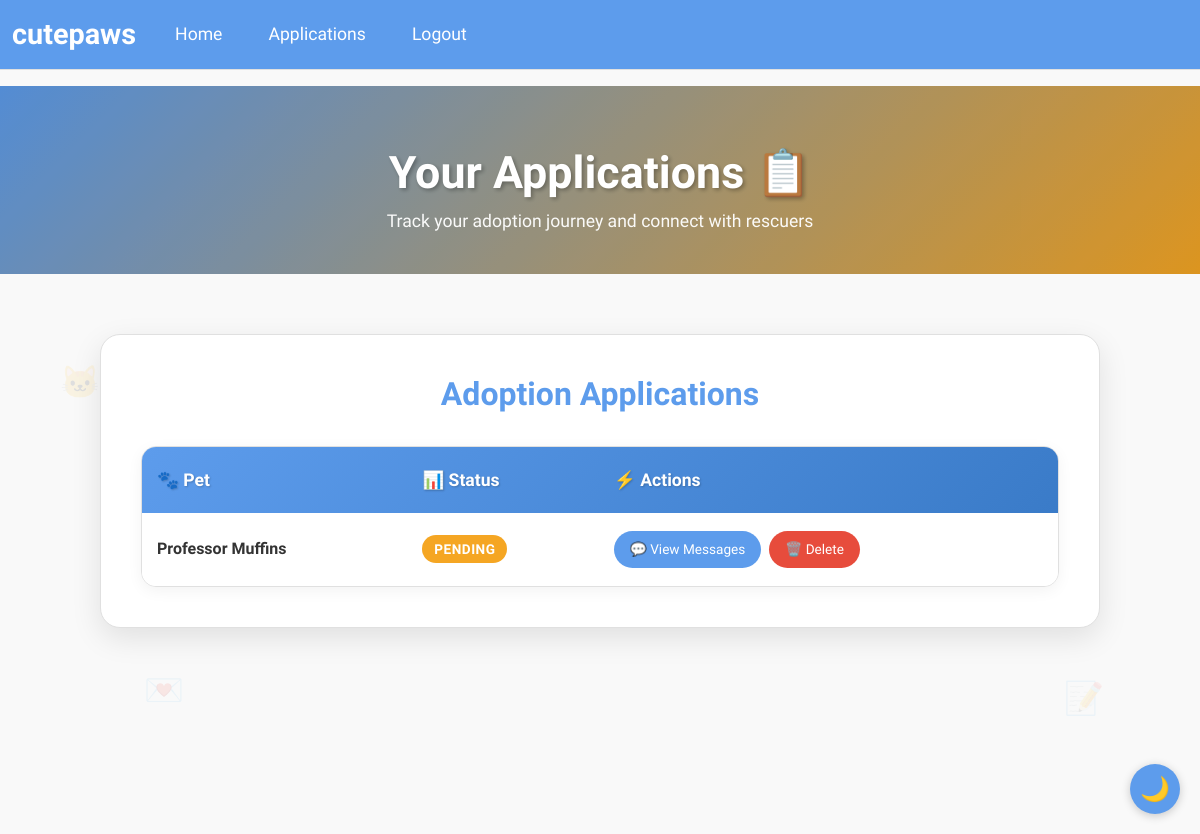
Page /applications (signed in) on the earlier database version.
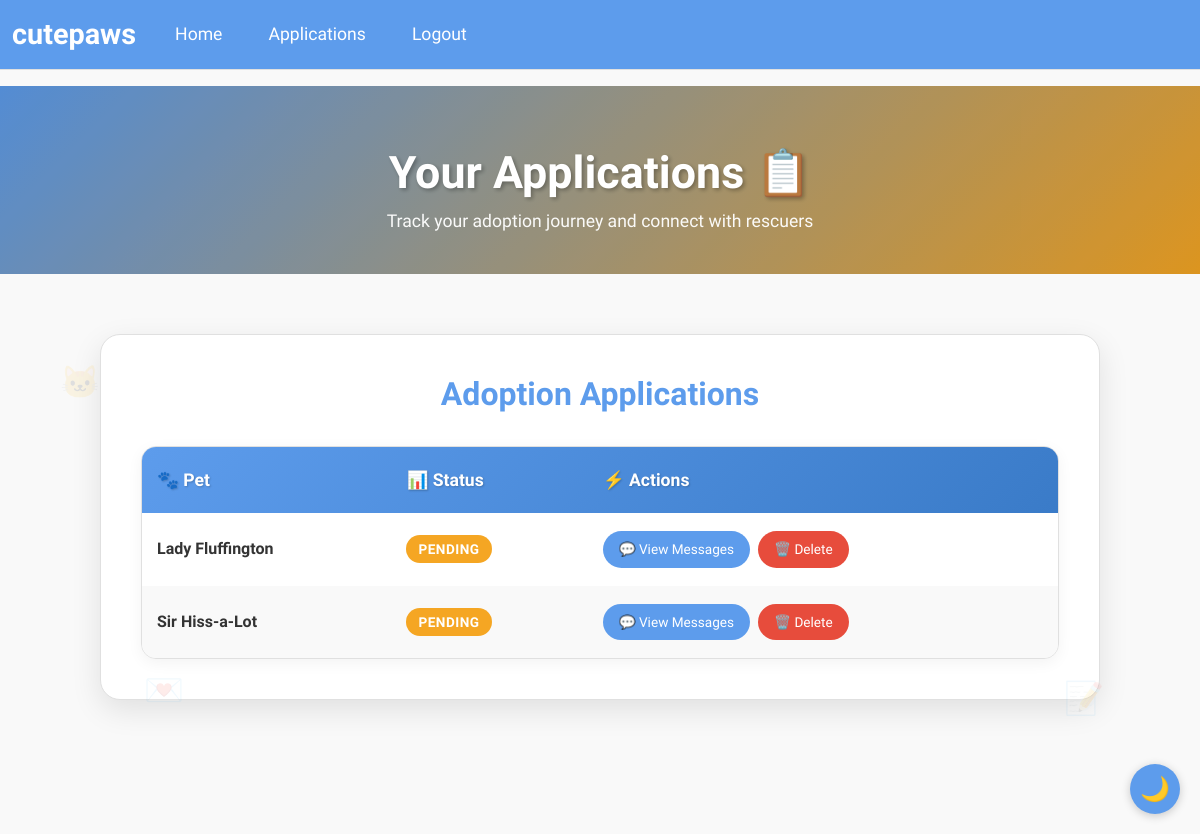
Same page on the later database version.
### wepsite/models.py (models this page shows)
class AdoptionApplication(db.Model):
    id = db.Column(db.Integer, primary_key=True)
    pet_id = db.Column(db.Integer, db.ForeignKey('pet.id'))
    user_id = db.Column(db.Integer, db.ForeignKey('user.id'))
    application_date = db.Column(db.DateTime, default=func.now())
    answers = db.Column(db.Text)
    status = db.Column(db.String(20), default='pending')
    created_at = db.Column(db.DateTime(timezone=True), default=lambda: datetime.now(timezone.utc))
    updated_at = db.Column(db.DateTime(timezone=True), default=lambda: datetime.now(timezone.utc), onupdate=lambda: datetime.now(timezone.utc))
    messages = db.relationship(
        'Message',
        backref='application',
        lazy=True,
        cascade="all, delete-orphan"
    )

class Pet(db.Model):
    id             = db.Column(db.Integer, primary_key=True)
    name           = db.Column(db.String(100))
    age            = db.Column(db.Integer)
    breed          = db.Column(db.String(100))
    description    = db.Column(db.Text)
    city           = db.Column(db.String(100))  # Changed from location to city
    image_filename = db.Column(db.String(200))
    is_adopted     = db.Column(db.Boolean, default=False)
    is_deleted = db.Column(db.Boolean, default=False)
    adoption_date = db.Column(db.DateTime)
    posted_by      = db.Column(db.Integer, db.ForeignKey('user.id'))
    poster = db.relationship('User', foreign_keys=[posted_by])
    created_at = db.Column(db.DateTime(timezone=True), default=lambda: datetime.now(timezone.utc))
    updated_at = db.Column(db.DateTime(timezone=True), default=lambda: datetime.now(timezone.utc), onupdate=lambda: datetime.now(timezone.utc))
    applications = db.relationship(
        'AdoptionApplication',
        backref="pet",
        lazy=True,
        cascade="all, delete-orphan"
    )

### wepsite/views.py (the view)
@views.route('/applications')
@login_required
def applications():
    if current_user.is_admin:
        apps = AdoptionApplication.query \
            .join(Pet) \
            .filter(Pet.posted_by == current_user.id) \
            .order_by(AdoptionApplication.id.desc()) \
            .all()
    else:
        apps = AdoptionApplication.query \
            .filter_by(user_id=current_user.id) \
            .order_by(AdoptionApplication.id.desc()) \
            .all()
    if not apps:
        flash('No applications found', 'info')
    for app in apps:
        app.unread = Message.query.filter(
            Message.application_id == app.id,
            Message.sender_id != current_user.id,
            Message.is_read == False
        ).count()
        app.messages = Message.query.filter_by(
            application_id=app.id,
            is_deleted=False
        ).order_by(Message.timestamp.desc()).all()
    return render_template('applications.html', user=current_user, applications=apps)

### wepsite/templates/applications.html (shortened to what this page needs)
{% extends "base.html" %}
{% block extra_css %}
<link rel="stylesheet" href="{{ url_for('static', filename='css/applications.css') }}">
{% endblock %}
{% block content %}
<section class="applications-hero">
    <div class="container">
        <div class="row justify-content-center">
            <div class="col-lg-8">
                <div class="hero-content">
                    <h1 class="hero-title">Your Applications 📋</h1>
                    <p class="hero-subtitle">Track your adoption journey and connect with rescuers</p>
                </div>
            </div>
        </div>
    </div>
</section>
<section class="main-section">
    <div class="container">
        <div class="floating-element">🐱</div>
        <div class="floating-element">📝</div>
        <div class="floating-element">💌</div>
        <div class="row justify-content-center">
            <div class="col-12">
                <div class="applications-container">
                    {% if current_user %}
                        <h2 class="section-title">
                             Adoption Applications
                        </h2>
                    {% else %}
                        <h2 class="section-title">Your Adoption Applications</h2>
                    {% endif %}
                    {% if applications %}
                        <div class="table-container">
                            <table class="applications-table">
                                <thead>
                                    <tr>
                                        <th>🐾 Pet</th>
                                        <th>📊 Status</th>
                                        <th>⚡ Actions</th>
                                    </tr>
                                </thead>
                                <tbody>
                                    {% for app in applications %}
                                        <tr>
                                            <td>
                                                <strong>{{ app.pet.name }}</strong>
                                            </td>
                                            <td>
                                                {% if app.status == 'pending' %}
                                                    <span class="status-badge status-pending">{{ app.status }}</span>
                                                {% elif app.status == 'approved' %}
                                                    <span class="status-badge status-approved">{{ app.status }}</span>
                                                {% elif app.status == 'rejected' %}
                                                    <span class="status-badge status-rejected">{{ app.status }}</span>
                                                {% elif app.status == 'archived' %}
                                                    <span class="status-badge status-archived">{{ app.status }}</span>
                                                {% else %}
                                                    <span class="status-badge">{{ app.status }}</span>
                                                {% endif %}
                                            </td>
                                            <td>
                                                {% if (current_user.is_admin and app.pet.posted_by == current_user.id) or current_user.id == app.user_id %}
                                                    {% if app.status != 'archived' %}
                                                        <div class="action-buttons">
                                                            <a href="{{ url_for('views.messages', application_id=app.id) }}" class="btn-custom btn-view">
                                                                💬 View Messages
                                                            </a>
                                                            <a href="{{ url_for('views.delete_application', application_id=app.id) }}" class="btn-custom btn-delete" onclick="return confirm('Are you sure you want to delete this application?')">
                                                                🗑️ Delete
                                                            </a>
                                                        </div>
                                                    {% endif %}
                                                {% endif %}
                                            </td>
                                        </tr>
                                    {% endfor %}
                                </tbody>
                            </table>
                        </div>
                    {% endif %}
                </div>
            </div>
        </div>
    </div>
</section>
{% endblock %}

### wepsite/templates/base.html (shortened to what this page needs)
<!DOCTYPE html>
<html lang="en">
<head>
    <link href="https://cdn.jsdelivr.net/npm/bootstrap@5.3.2/dist/css/bootstrap.min.css" rel="stylesheet"
>
    <link rel="stylesheet" href="https://cdn.jsdelivr.net/npm/bootstrap-icons@1.10.0/font/bootstrap-icons.css">
    <link rel="stylesheet" href="https://cdnjs.cloudflare.com/ajax/libs/font-awesome/6.4.0/css/all.min.css"
 />
    {% block extra_css %}{% endblock %}
</head>
<body>
    <nav class="navbar navbar-expand-lg sticky-top">
        <div class="container-fluid">
            <a class="navbar-brand" href="#">cutepaws</a>
            <div class="collapse navbar-collapse" id="navbar">
                <div class="navbar-nav">
                {% if current_user.is_authenticated %}
                    <a class="nav-item nav-link" href="{{ url_for('views.home') }}">Home</a>
                    <a class="nav-item nav-link" href="{{ url_for('views.applications') }}">Applications</a>
                    <a class="nav-item nav-link" href="{{ url_for('auth.logout') }}">Logout</a>
                {% else %}
                    <a class="nav-item nav-link" href="{{ url_for('auth.login') }}">Login</a>
                    <a class="nav-item nav-link" href="{{ url_for('auth.sign_up') }}">Register</a>
                {% endif %}
                </div>
            </div>
        </div>
    </nav>
    <div class="container-fluid p-0">
        {% block content %}
        {% endblock %}
    </div>
    <button class="theme-toggle" id="themeToggle">🌓</button>
</body>
</html>

### wepsite/static/css/applications.css (style rules this page uses)
.applications-hero { background: linear-gradient(135deg, var(--color-primary) 0%, var(--color-secondary) 100%); padding: 60px 0 40px; position: relative; overflow: hidden; }
.applications-hero::before { content: ''; position: absolute; top: 0; left: 0; right: 0; bottom: 0; background: rgba(0, 0, 0, 0.1); z-index: 1; }
.hero-content { position: relative; z-index: 2; color: white; text-align: center; }
.hero-title { font-size: 2.8rem; font-weight: bold; margin-bottom: 0.5rem; text-shadow: 2px 2px 4px rgba(0, 0, 0, 0.3); }
.hero-subtitle { font-size: 1.1rem; font-family: 'Playwrite AU NSW', cursive; opacity: 0.95; margin-bottom: 0; }
.main-section { padding: 60px 0; background-color: var(--color-background); min-height: 70vh; position: relative; }
.applications-container { max-width: 1000px; margin: 0 auto; background-color: var(--color-surface); padding: 40px; border-radius: 20px; box-shadow: 0 10px 30px rgba(0, 0, 0, 0.1); border: 1px solid var(--color-border); transition: transform 0.3s ease; }
.section-title { font-size: 2rem; color: var(--color-primary); margin-bottom: 2rem; font-weight: 600; text-align: center; }
.table-container { background-color: var(--color-surface); border-radius: 15px; overflow: hidden; box-shadow: 0 4px 15px rgba(0, 0, 0, 0.05); border: 1px solid var(--color-border); }
.applications-table { width: 100%; margin: 0; background-color: transparent; border-collapse: separate; border-spacing: 0; }
.applications-table thead { background: linear-gradient(135deg, var(--color-primary) 0%, var(--color-primary-dark) 100%); }
.applications-table thead th { color: white !important; font-weight: 600; padding: 20px 15px; text-align: left; border: none; font-size: 1.1rem; text-shadow: 1px 1px 2px rgba(0, 0, 0, 0.2); }
.applications-table tbody tr { background-color: var(--color-surface); transition: all 0.3s ease; border-bottom: 1px solid var(--color-border); }
.applications-table tbody tr:nth-child(even) { background-color: var(--color-background); }
.applications-table td { padding: 18px 15px; color: var(--color-text); border: none; font-size: 1rem; vertical-align: middle; }
.status-badge { padding: 6px 12px; border-radius: 20px; font-size: 0.85rem; font-weight: 600; text-transform: uppercase; letter-spacing: 0.5px; }
.status-pending { background-color: var(--color-secondary); color: white; }
.action-buttons { display: flex; gap: 8px; flex-wrap: wrap; }
.btn-custom { padding: 8px 16px; border-radius: 20px; font-size: 0.85rem; font-weight: 500; text-decoration: none; display: inline-flex; align-items: center; gap: 5px; transition: all 0.3s ease; border: none; cursor: pointer; }
.btn-view { background-color: var(--color-primary); color: white; }
.btn-delete { background-color: var(--color-error); color: white; }
.floating-element { position: absolute; font-size: 2rem; opacity: 0.1; animation: float 6s ease-in-out infinite; user-select: none; pointer-events: none; }
.floating-element:nth-child(1) { top: 15%; left: 5%; animation-delay: 0s; }
.floating-element:nth-child(2) { bottom: 20%; right: 8%; animation-delay: 2s; }
.floating-element:nth-child(3) { top: 70%; left: 12%; animation-delay: 4s; }

Differences in the rows shown:
removed AdoptionApplication: pet.name "Professor Muffins", status "PENDING"
added AdoptionApplication: pet.name "Lady Fluffington", status "PENDING"
added AdoptionApplication: pet.name "Sir Hiss-a-Lot", status "PENDING"
